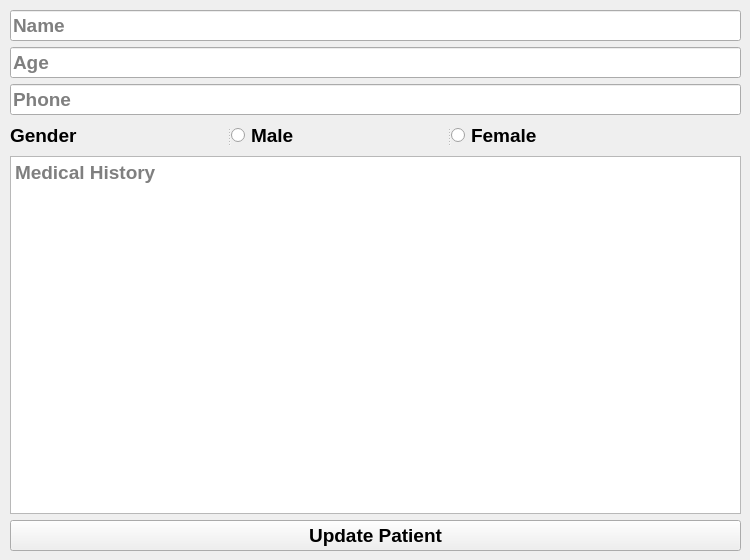
       <widget class="QWidget" name="updatePatientTab">
        <attribute name="title">
         <string>Update</string>
        </attribute>
        <widget class="QWidget" name="layoutWidget_3">
         <property name="geometry">
          <rect>
           <x>10</x>
           <y>10</y>
           <width>731</width>
           <height>541</height>
          </rect>
         </property>
         <property name="font">
          <font>
           <family>Arial</family>
           <pointsize>14</pointsize>
           <weight>75</weight>
           <bold>true</bold>
          </font>
         </property>
         <layout class="QGridLayout" name="gridLayout_6">
          <item row="0" column="0">
           <layout class="QFormLayout" name="formLayout_3">
            <item row="0" column="0" colspan="2">
             <widget class="QLineEdit" name="patientName_3">
              <property name="font">
               <font>
                <family>Arial</family>
                <pointsize>14</pointsize>
                <weight>75</weight>
                <bold>true</bold>
               </font>
              </property>
              <property name="placeholderText">
               <string>Name</string>
              </property>
             </widget>
            </item>
            <item row="1" column="0" colspan="2">
             <widget class="QLineEdit" name="patientAge_3">
              <property name="font">
               <font>
                <family>Arial</family>
                <pointsize>14</pointsize>
                <weight>75</weight>
                <bold>true</bold>
               </font>
              </property>
              <property name="placeholderText">
               <string>Age</string>
              </property>
             </widget>
            </item>
            <item row="2" column="0" colspan="2">
             <widget class="QLineEdit" name="patientPhone_3">
              <property name="placeholderText">
               <string>Phone</string>
              </property>
             </widget>
            </item>
           </layout>
          </item>
          <item row="1" column="0">
           <widget class="QSplitter" name="splitter_4">
            <property name="orientation">
             <enum>Qt::Horizontal</enum>
            </property>
            <widget class="QLabel" name="gender_3">
             <property name="font">
              <font>
               <family>Arial</family>
               <pointsize>14</pointsize>
               <weight>75</weight>
               <bold>true</bold>
              </font>
             </property>
             <property name="cursor">
              <cursorShape>PointingHandCursor</cursorShape>
             </property>
             <property name="text">
              <string>Gender</string>
             </property>
            </widget>
            <widget class="QRadioButton" name="genderPM_3">
             <property name="font">
              <font>
               <family>Arial</family>
               <pointsize>14</pointsize>
               <weight>75</weight>
               <bold>true</bold>
              </font>
             </property>
             <property name="cursor">
              <cursorShape>PointingHandCursor</cursorShape>
             </property>
             <property name="text">
              <string>Male</string>
             </property>
            </widget>
            <widget class="QRadioButton" name="genderPF_3">
             <property name="font">
              <font>
               <family>Arial</family>
               <pointsize>14</pointsize>
               <weight>75</weight>
               <bold>true</bold>
              </font>
             </property>
             <property name="cursor">
              <cursorShape>PointingHandCursor</cursorShape>
             </property>
             <property name="text">
              <string>Female</string>
             </property>
            </widget>
           </widget>
          </item>
          <item row="2" column="0">
           <widget class="QTextEdit" name="medicalHistory_3">
            <property name="font">
             <font>
              <family>Arial</family>
              <pointsize>14</pointsize>
              <weight>75</weight>
              <bold>true</bold>
             </font>
            </property>
            <property name="html">
             <string>&lt;!DOCTYPE HTML PUBLIC &quot;-//W3C//DTD HTML 4.0//EN&quot; &quot;http://www.w3.org/TR/REC-html40/strict.dtd&quot;&gt;
&lt;html&gt;&lt;head&gt;&lt;meta name=&quot;qrichtext&quot; content=&quot;1&quot; /&gt;&lt;style type=&quot;text/css&quot;&gt;
p, li { white-space: pre-wrap; }
&lt;/style&gt;&lt;/head&gt;&lt;body style=&quot; font-family:'Arial','Arial','Arial','Arial'; font-size:14pt; font-weight:600; font-style:normal;&quot;&gt;
&lt;p style=&quot;-qt-paragraph-type:empty; margin-top:0px; margin-bottom:0px; margin-left:0px; margin-right:0px; -qt-block-indent:0; text-indent:0px; font-family:'Arial','Arial';&quot;&gt;&lt;br /&gt;&lt;/p&gt;&lt;/body&gt;&lt;/html&gt;</string>
            </property>
            <property name="placeholderText">
             <string>Medical History</string>
            </property>
           </widget>
          </item>
          <item row="3" column="0">
           <widget class="QPushButton" name="updatePatient">
            <property name="font">
             <font>
              <family>Arial</family>
              <pointsize>14</pointsize>
              <weight>75</weight>
              <bold>true</bold>
             </font>
            </property>
            <property name="cursor">
             <cursorShape>PointingHandCursor</cursorShape>
            </property>
            <property name="text">
             <string>Update Patient</string>
            </property>
           </widget>
          </item>
         </layout>
        </widget>
       </widget>
